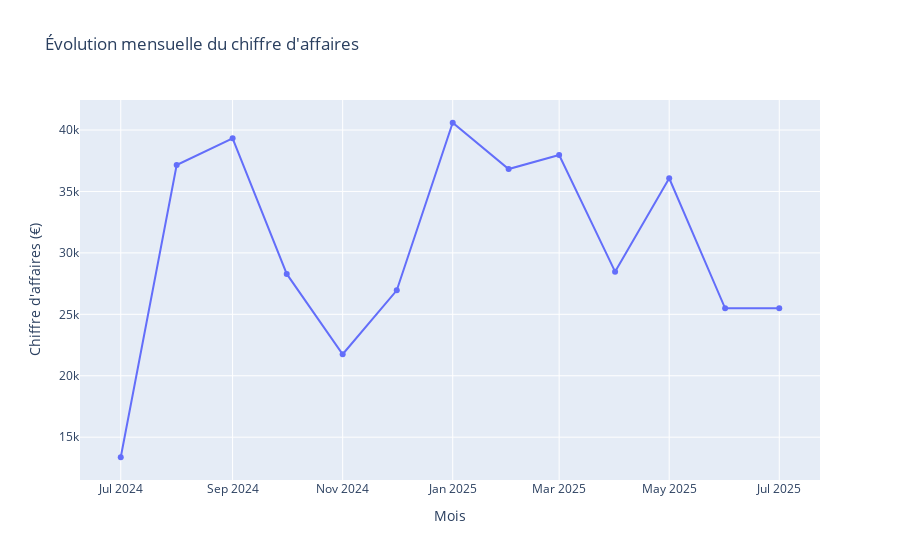

Notebook code cell kept with this figure:
### Code cell
# Graphique d'évolution mensuelle
fig = px.line(
    monthly_revenue,
    x='Month',
    y='revenue',
    title='Évolution mensuelle du chiffre d\'affaires',
    markers=True
)

fig.update_layout(xaxis_title='Mois', yaxis_title='Chiffre d\'affaires (€)')
fig.show()

### Figure 1 — Plotly figure (JSON) as saved in the notebook; plotly's stock layout.template omitted (floating-point values rounded to 4 significant figures)
{"data": [{"hovertemplate": "Month=%{x}<br>revenue=%{y}<extra></extra>", "legendgroup": "", "line": {"color": "#636efa", "dash": "solid"}, "marker": {"symbol": "circle"}, "mode": "lines+markers", "name": "", "orientation": "v", "showlegend": false, "type": "scatter", "x": ["2024-07", "2024-08", "2024-09", "2024-10", "2024-11", "2024-12", "2025-01", "2025-02", "2025-03", "2025-04", "2025-05", "2025-06", "2025-07"], "xaxis": "x", "y": [13370.0, 37150.0, 39323, 28290.0, 21750.0, 26950.0, 40590.0, 36820.0, 37970.0, 28470.0, 36080.0, 25490.0, 25500.0], "yaxis": "y"}], "layout": {"legend": {"tracegroupgap": 0}, "title": {"text": "Évolution mensuelle du chiffre d'affaires"}, "xaxis": {"anchor": "y", "domain": [0, 1], "title": {"text": "Mois"}}, "yaxis": {"anchor": "x", "domain": [0, 1], "title": {"text": "Chiffre d'affaires (€)"}}}}
